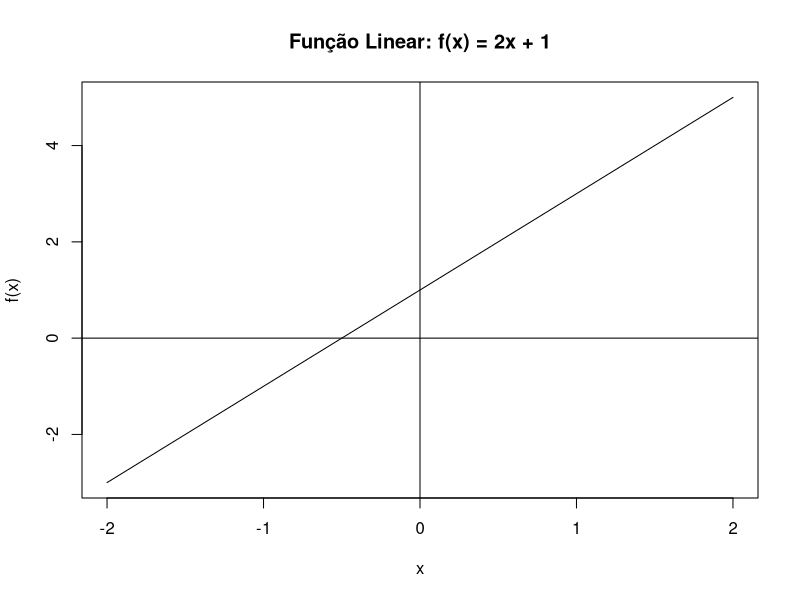
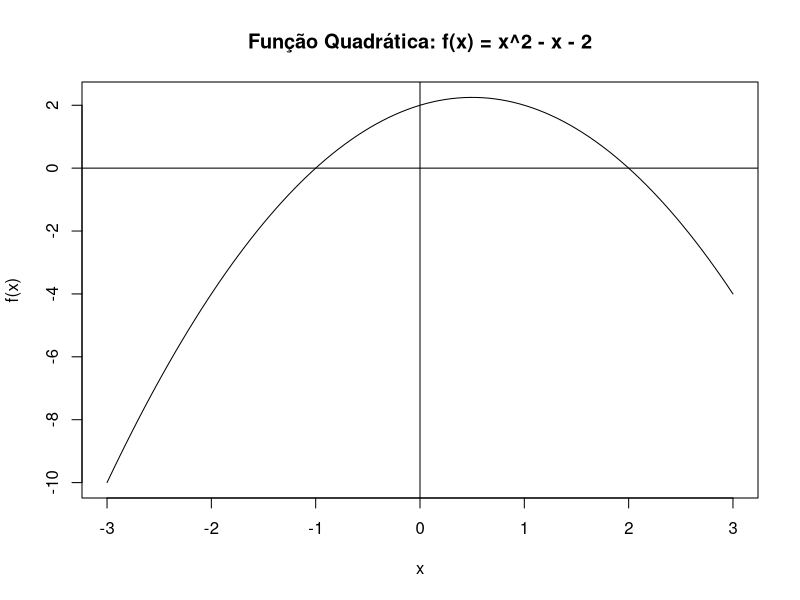
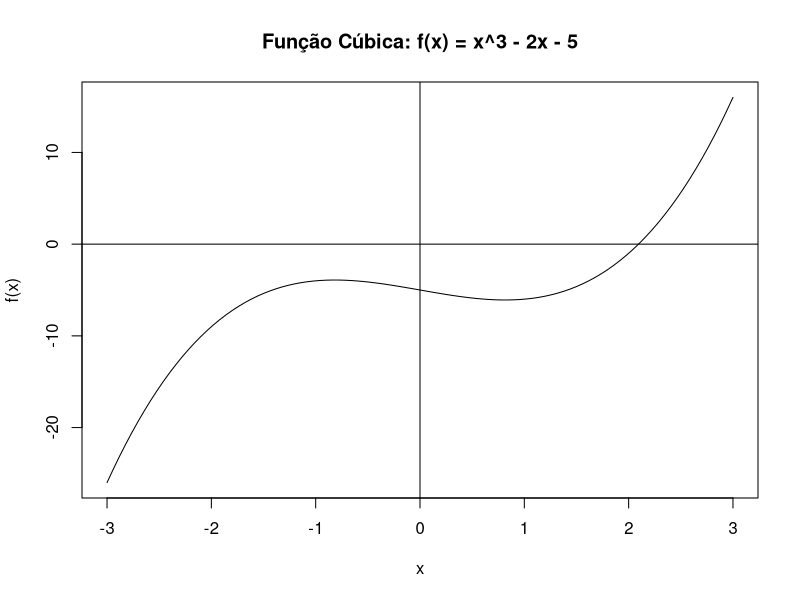
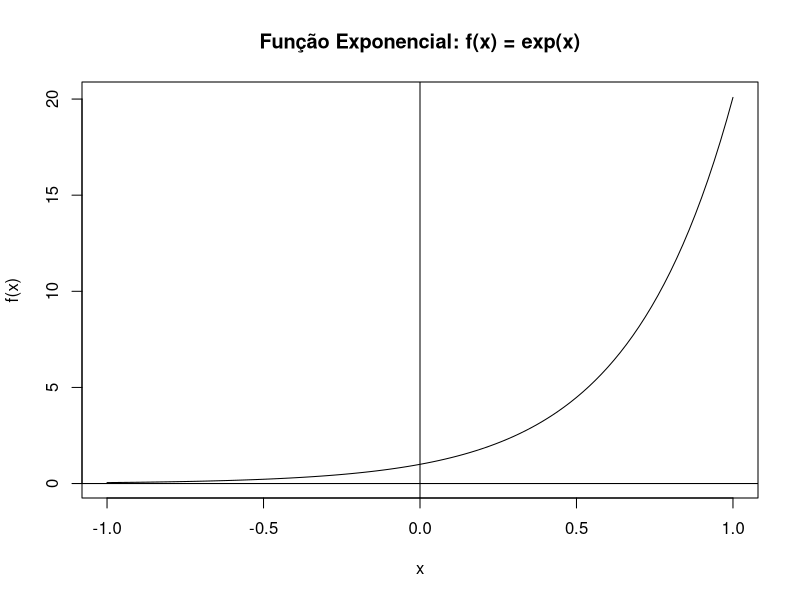
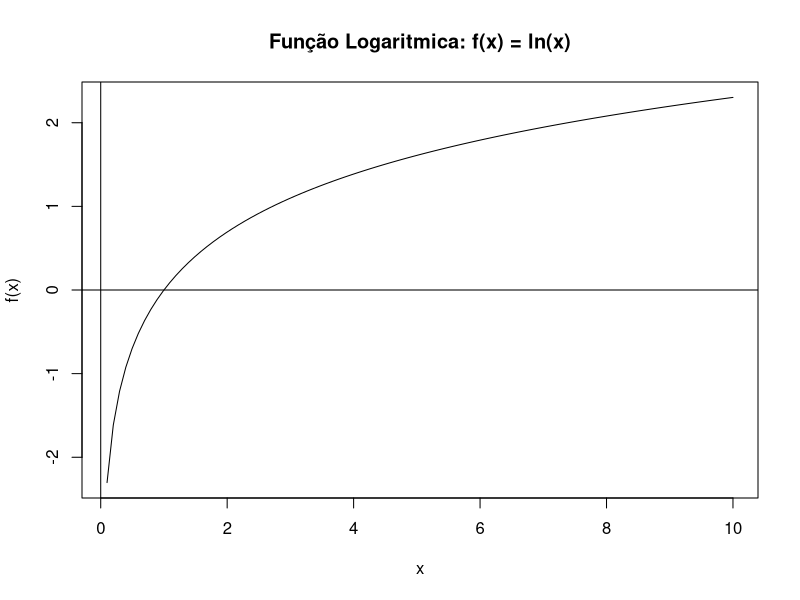

The R script that drew these images, in order:
## ---- chunk 1
#| label: setup
#| echo: false

# Cofigurações para exibicão de números
options(
  digits = 5, # número de casas decimais
  scipen = 999 # desativa notação científica
)

# carrega pacotes
library(pracma)   # para fzero
library(Deriv)    # para derivadas simbólicas
library(numDeriv) # para derivadas numéricas
## ---- chunk 2
# cria uma função linear
funcao_linear <- function(x) {
  return(2*x + 1)
}

# calculo de f(2)
funcao_linear(2)
## ---- chunk 3
# cria uma função quadrática
funcao_quadratica <- function(x) {
  return(-x^2 + x + 2)
}

# calculo de f(2)
funcao_quadratica(2)
## ---- chunk 4
# cria uma função cúbica
funcao_cubica <- function(x) {
  return(x^3 - 2*x - 5)
}

# calculo de f(2)
funcao_cubica(2)
## ---- chunk 5
# cria uma função exponencial
funcao_exponencial <- function(x) {
  return(exp(3*x))
}

# calculo de f(2)
funcao_exponencial(2)
## ---- chunk 6
# cria uma função logaritmo
funcao_logaritmo <- function(x) {
  return(log(x))
}

# calculo de f(2)
funcao_logaritmo(2)
## ---- chunk 7
curve(funcao_linear, 
      from = -2, 
      to = 2, 
      ylab = "f(x)", 
      main = "Função Linear: f(x) = 2x + 1"
      )
abline(h = 0)
abline(v = 0)
## ---- chunk 8
curve(funcao_quadratica, 
      from = -3, 
      to = 3, 
      ylab = "f(x)", 
      main = "Função Quadrática: f(x) = x^2 - x - 2"
      )
abline(h = 0)
abline(v = 0)
## ---- chunk 9
curve(funcao_cubica, 
      from = -3, 
      to = 3, 
      ylab = "f(x)", 
      main = "Função Cúbica: f(x) = x^3 - 2x - 5"
      )
abline(h = 0)
abline(v = 0)
## ---- chunk 10
curve(funcao_exponencial, 
      from = -1, 
      to = 1, 
      ylab = "f(x)", 
      main = "Função Exponencial: f(x) = exp(x)"
     )
abline(h = 0)
abline(v = 0)
## ---- chunk 11
curve(funcao_logaritmo, 
      from = 0.1, 
      to = 10, 
      ylab = "f(x)", 
      main = "Função Logaritmica: f(x) = ln(x)"
     ) 
abline(h = 0)
abline(v = 0)
## ---- chunk 12
# Definindo a função cúbica
cubica <- function(x) {
  x^3 - 2*x - 5
}

# Encontrando uma raiz no intervalo [2, 3]
uniroot(cubica, interval = c(2, 3))
## ---- chunk 13
# Definindo a função quadrática
fcubica <- function(x) {
  return(x^3 - 2*x - 5)
}

# Encontrando uma raiz no intervalo [-10, 10]
fzero(fcubica, c(2, 3))
## ---- chunk 14
# primeira derivada de uma função quadrática
primeira_derivada <- Deriv(~ 3*x^2, "x")
primeira_derivada
## ---- chunk 15
# primeira derivada de uma função quadrática
primeira_derivada <- Deriv(~ x^2 - 4 * x + 4, "x")
primeira_derivada
## ---- chunk 16
# define a função quadrática
funcao <- function (x) {return(3*x^2)}

# Derivada numérica da função quadrática
primeira_derivada_numerica <- grad(funcao, x = 2)
primeira_derivada_numerica
## ---- chunk 17
# define a função
f <- function(x) {3*x^2}

# primeira derivada
derivada_primeira <- Deriv(f)

# segunda derivada
derivada_segunda <- Deriv(derivada_primeira)
derivada_segunda
## ---- chunk 18
# define a função
f <- function(x) {x^2 - 4*x + 4}

# primeira derivada
derivada_primeira <- Deriv(f)

# segunda derivada
derivada_segunda <- Deriv(derivada_primeira)
derivada_segunda
## ---- chunk 19
library(numDeriv)

# função original
f <- function(x) {3*x^2}

# derivada segunda usando função hessian
segunda_derivada_numerica <- hessian(f, x = 2)
segunda_derivada_numerica
## ---- chunk 20
# Define a função original
f <- function(x) {-x^2 + x + 2}

# Maximização via minimização de -f(x)
resultado <- optimize(function(x) -f(x), interval = c(-1, 2))

# Recupera os resultados
x_max <- resultado$minimum            # ponto de máximo
f_max <- -resultado$objective         # (-1)xf(x_max)

# Exibe os resultados
list(x_max = x_max, f_max = f_max)
## ---- chunk 21
# fixando a média e o desvio-padrão de uma VA normal padronizada
mu <- 0
sigma <- 1

# n é tamanho de cada amostra. 
# T é o número de simulacoes de cada amostra

n0 <- 10 
n1 <- 100
n2 <- 1000
n3 <- 10000
T <- 1000
## ---- chunk 22
# fixa a semente do gerador de numeros aleatorios
set.seed(999)

# simula 1000 amostras (linhas) de tamanho 10 (colunas)
amostras0 <- rnorm(n0 * T, mu, sigma)
amostras0 <- matrix(amostras0, nrow = T, ncol = n0)
dim(amostras0)

# simula 1000 amostras de tamanho 100
amostras1 <- rnorm(n1 * T, mu, sigma)
amostras1 <- matrix(amostras1, nrow = T, ncol = n1)
dim(amostras1) # dim retorna n. de linhas x n. de colunas

# simula 1000 amostras de tamanho 1000
amostras2 <- rnorm(n2 * T, mu, sigma)
amostras2 <- matrix(amostras2, nrow = T, ncol = n2)
dim(amostras2)
## ---- chunk 23
# simula 1000 amostras de tamanho 10000
amostras3 <- rnorm(n3 * T, mu, sigma)
amostras3 <- matrix(amostras3, nrow = T, ncol = n3)
dim(amostras3)
## ---- chunk 24
##os EMV são:

# 1000 médias calculadas de 1000 amostras de tamanho 10
xbar0 <- apply(amostras0, 1, mean)
dim(xbar0)

# 1000 médias calculadas de 1000 amostras de tamanho 100
xbar1 <- apply(amostras1, 1, mean)
dim(xbar1)

# 1000 médias calculadas de 1000 amostras de tamanho 1000
xbar2 <- apply(amostras2, 1, mean)
dim(xbar2)

# 1000 médias calculadas de 10000 amostras de tamanho 10000
xbar3 <- apply(amostras3, 1, mean)
dim(xbar3)
## ---- chunk 25
# calcula o viés dos EMV
vies0 = xbar0 - mu
vies1 = xbar1 - mu
vies2 = xbar2 - mu
vies3 = xbar3 - mu
## ---- chunk 26
# viés médio 
mean(vies0)
mean(vies1)
mean(vies2)
mean(vies3)
## ---- chunk 27
dados <- c(3, 2, 4, 3, 2, 5, 1, 2, 3, 4)
